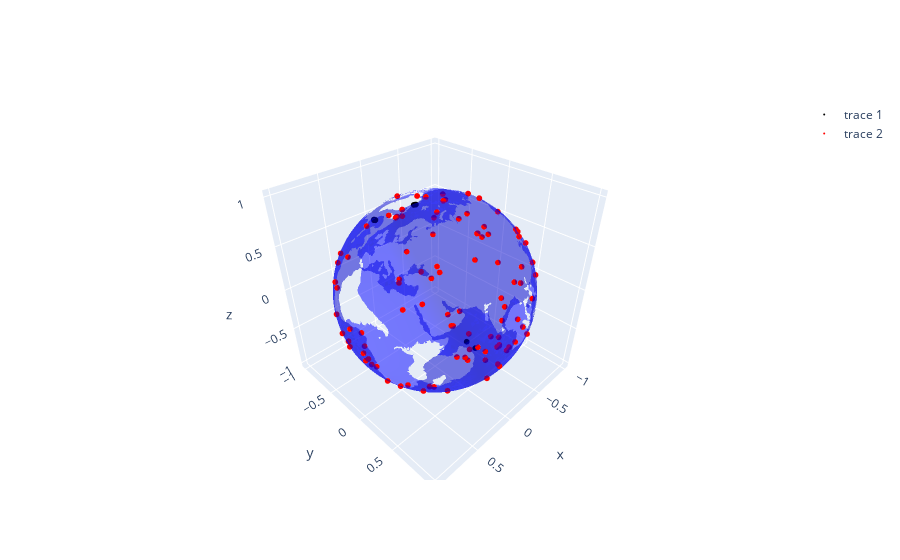

Notebook code cell kept with this figure:
### Code cell
vertices, faces = igl.read_triangle_mesh(os.path.join(current_dir, "mesh", "ocean_mesh_500_simplified.obj"))

vx, vy, vz = vertices.T
fi, fj, fk = faces.T
points_uniform = sample_faces(vertices, faces, 100)



mesh = go.Mesh3d(x=vx, y=vy, z=vz, i=fi, j=fj, k=fk, color='blue', opacity=0.5)
samples_whale = go.Scatter3d(x=x, y=y, z=z, mode='markers', marker=dict(size=2, color='black'))
samples_uniform = go.Scatter3d(x=points_uniform[:, 0], y=points_uniform[:, 1], z=points_uniform[:, 2], mode='markers', marker=dict(size=2, color='red'))

fig = go.Figure(data=[mesh, samples_whale, samples_uniform])
fig.show()
